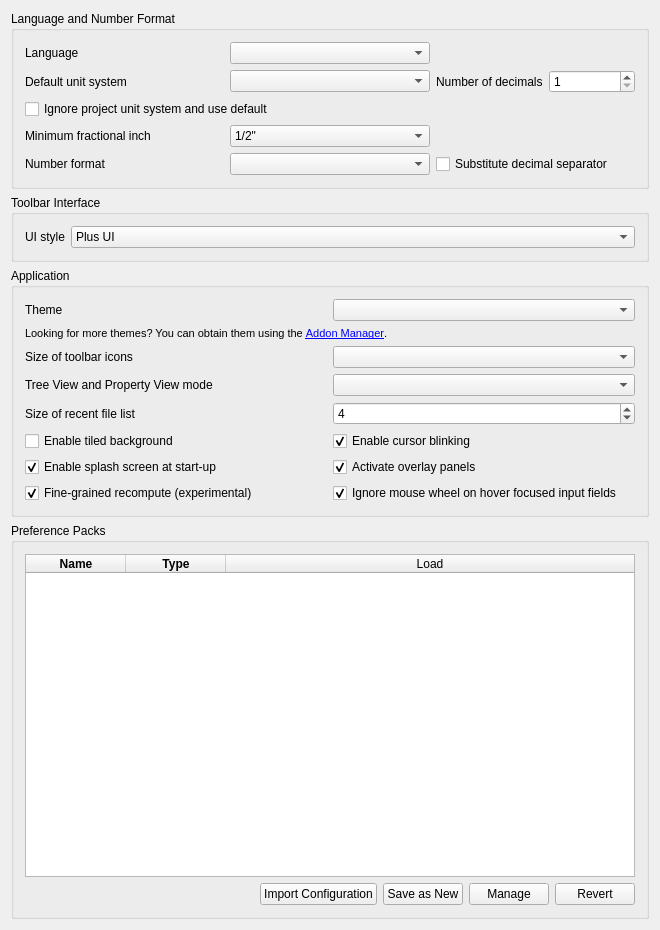
<?xml version="1.0" encoding="UTF-8"?>
<ui version="4.0">
 <class>Gui::Dialog::DlgSettingsGeneral</class>
 <widget class="QWidget" name="Gui::Dialog::DlgSettingsGeneral">
  <property name="geometry">
   <rect>
    <x>0</x>
    <y>0</y>
    <width>660</width>
    <height>930</height>
   </rect>
  </property>
  <property name="windowTitle">
   <string>General</string>
  </property>
   <layout class="QVBoxLayout" name="verticalLayout">
    <item>
     <widget class="QGroupBox" name="GroupBox7">
      <property name="title">
       <string>Language and Number Format</string>
      </property>
      <layout class="QGridLayout">
       <property name="leftMargin">
        <number>11</number>
       </property>
       <property name="topMargin">
        <number>11</number>
       </property>
       <property name="rightMargin">
        <number>11</number>
       </property>
       <property name="bottomMargin">
        <number>11</number>
       </property>
       <property name="spacing">
        <number>6</number>
       </property>
       <item row="0" column="0">
        <widget class="QLabel" name="TextLabel1_4">
         <property name="text">
          <string>Language</string>
         </property>
        </widget>
       </item>
       <item row="0" column="1">
        <widget class="QComboBox" name="Languages">
         <property name="toolTip">
          <string>Language of the application's user interface</string>
         </property>
        </widget>
       </item>
       <item row="1" column="0">
        <widget class="QLabel" name="unitSystemLabel">
         <property name="text">
          <string>Default unit system</string>
         </property>
        </widget>
       </item>
       <item row="1" column="1">
        <widget class="QComboBox" name="comboBox_UnitSystem">
         <property name="toolTip">
          <string>Unit system for all parts of the application. Can be overridden by specifying a document unit system.</string>
         </property>
        </widget>
       </item>
       <item row="1" column="2">
        <layout class="QHBoxLayout" name="horizontalLayout_3">
         <item>
          <widget class="QLabel" name="decimalsLabel">
           <property name="text">
            <string>Number of decimals</string>
           </property>
          </widget>
         </item>
         <item>
          <widget class="QSpinBox" name="spinBoxDecimals">
           <property name="toolTip">
            <string>Number of decimals that should be shown for numbers and dimensions</string>
           </property>
           <property name="minimum">
            <number>1</number>
           </property>
           <property name="maximum">
            <number>12</number>
           </property>
          </widget>
         </item>
        </layout>
       </item>
       <item row="2" column="0" colspan="3">
        <widget class="QCheckBox" name="checkBox_projectUnitSystemIgnore">
          <property name="toolTip">
           <string>Ignores document unit systems</string>
          </property>
          <property name="text">
           <string>Ignore project unit system and use default</string>
          </property>
        </widget>
       </item>
       <item row="3" column="0">
        <widget class="QLabel" name="fractionalInchLabel">
         <property name="text">
          <string>Minimum fractional inch</string>
         </property>
        </widget>
       </item>
       <item row="3" column="1">
        <widget class="QComboBox" name="comboBox_FracInch">
         <property name="toolTip">
          <string>Minimum fractional inch to be displayed</string>
         </property>
         <item>
          <property name="text">
           <string notr="true">1/2"</string>
          </property>
         </item>
         <item>
          <property name="text">
           <string notr="true">1/4"</string>
          </property>
         </item>
         <item>
          <property name="text">
           <string notr="true">1/8"</string>
          </property>
         </item>
         <item>
          <property name="text">
           <string notr="true">1/16"</string>
          </property>
         </item>
         <item>
          <property name="text">
           <string notr="true">1/32"</string>
          </property>
         </item>
         <item>
          <property name="text">
           <string notr="true">1/64"</string>
          </property>
         </item>
         <item>
          <property name="text">
           <string notr="true">1/128"</string>
          </property>
         </item>
        </widget>
       </item>
       <item row="4" column="0">
        <widget class="QLabel" name="TextLabel1_5">
         <property name="text">
          <string>Number format</string>
         </property>
        </widget>
       </item>
       <item row="4" column="1">
        <widget class="Gui::PrefComboBox" name="UseLocaleFormatting">
         <property name="prefEntry" stdset="0">
          <cstring>UseLocaleFormatting</cstring>
         </property>
         <property name="prefPath" stdset="0">
          <cstring>General</cstring>
         </property>
        </widget>
       </item>
       <item row="4" column="2">
        <widget class="Gui::PrefCheckBox" name="SubstituteDecimal">
         <property name="toolTip">
          <string>Substitutes numerical keypad decimal separator with locale separator, except
in the Python console and the macro editor where a
dot/period will always be printed</string>
         </property>
         <property name="text">
          <string>Substitute decimal separator</string>
         </property>
         <property name="prefEntry" stdset="0">
          <cstring>SubstituteDecimalSeparator</cstring>
         </property>
         <property name="prefPath" stdset="0">
          <cstring>General</cstring>
         </property>
        </widget>
       </item>
      </layout>
     </widget>
    </item>
    <item>
     <widget class="QGroupBox" name="toolbarStyleGroup">
      <property name="title"><string>Toolbar Interface</string></property>
      <layout class="QFormLayout" name="toolbarStyleLayout">
       <item row="0" column="0">
        <widget class="QLabel" name="toolbarStyleLabel">
         <property name="text"><string>UI style</string></property>
         <property name="buddy"><cstring>toolbarUIStyle</cstring></property>
        </widget>
       </item>
       <item row="0" column="1">
        <widget class="QComboBox" name="toolbarUIStyle">
         <property name="toolTip"><string>Plus UI uses a ribbon with modes and grouped commands. Classic UI uses workbench toolbars.</string></property>
         <item><property name="text"><string>Plus UI</string></property></item>
         <item><property name="text"><string>Classic UI</string></property></item>
        </widget>
       </item>
      </layout>
     </widget>
    </item>
    <item>
     <widget class="QGroupBox" name="GroupBox3">
      <property name="title">
       <string>Application</string>
      </property>
      <layout class="QGridLayout">
       <property name="leftMargin">
        <number>11</number>
       </property>
       <property name="topMargin">
        <number>11</number>
       </property>
       <property name="rightMargin">
        <number>11</number>
       </property>
       <property name="bottomMargin">
        <number>11</number>
       </property>
       <property name="spacing">
        <number>6</number>
       </property>
       <item row="0" column="0">
        <widget class="QLabel" name="themesLabel">
         <property name="text">
          <string>Theme</string>
         </property>
        </widget>
       </item>
       <item row="0" column="1">
        <widget class="QComboBox" name="themesCombobox">
         <property name="toolTip">
          <string>Customize the appearance of the user interface</string>
         </property>
        </widget>
       </item>
       <item row="1" column="0" colspan="2">
        <widget class="QLabel" name="moreThemesLabel">
         <property name="font">
          <font>
           <pointsize>8</pointsize>
          </font>
         </property>
         <property name="text">
          <string>Looking for more themes? You can obtain them using the &lt;a href=&quot;freecad:Std_AddonMgr&quot;&gt;Addon Manager&lt;/a&gt;.</string>
         </property>
         <property name="textFormat">
          <enum>Qt::RichText</enum>
         </property>
        </widget>
       </item>
       <item row="2" column="0">
        <widget class="QLabel" name="iconSizeLabel">
         <property name="text">
          <string>Size of toolbar icons</string>
         </property>
        </widget>
       </item>
       <item row="2" column="1">
        <widget class="QComboBox" name="toolbarIconSize">
         <property name="toolTip">
          <string>Icon size in the toolbar</string>
         </property>
        </widget>
       </item>
       <item row="3" column="0">
        <widget class="QLabel" name="treeModeLabel">
         <property name="text">
          <string>Tree View and Property View mode</string>
         </property>
        </widget>
       </item>
       <item row="3" column="1">
        <widget class="QComboBox" name="treeMode">
         <property name="toolTip">
          <string>Customize how the tree view is shown in the panel (restart required).

'Combined': combine tree and property view into one panel.
'Independent': split tree and property view into separate panels.</string>
         </property>
        </widget>
       </item>
       <item row="4" column="0">
        <widget class="QLabel" name="recentFileListLabel">
         <property name="text">
          <string>Size of recent file list</string>
         </property>
        </widget>
       </item>
       <item row="4" column="1">
        <widget class="Gui::PrefSpinBox" name="RecentFiles">
         <property name="toolTip">
          <string>How many files should be listed in recent files list</string>
         </property>
         <property name="value">
          <number>4</number>
         </property>
         <property name="prefEntry" stdset="0">
          <cstring>RecentFiles</cstring>
         </property>
         <property name="prefPath" stdset="0">
          <cstring>RecentFiles</cstring>
         </property>
        </widget>
       </item>
       <item row="5" column="0">
        <widget class="QCheckBox" name="tiledBackground">
         <property name="toolTip">
          <string>Background of the main window (when no document is opened) will consist of tiles of an image.</string>
         </property>
         <property name="text">
          <string>Enable tiled background</string>
         </property>
        </widget>
       </item>
       <item row="5" column="1">
        <widget class="Gui::PrefCheckBox" name="EnableCursorBlinking">
         <property name="toolTip">
          <string>The text cursor will be blinking</string>
         </property>
         <property name="text">
          <string>Enable cursor blinking</string>
         </property>
         <property name="checked">
          <bool>true</bool>
         </property>
         <property name="prefEntry" stdset="0">
          <cstring>EnableCursorBlinking</cstring>
         </property>
         <property name="prefPath" stdset="0">
          <cstring>General</cstring>
         </property>
        </widget>
       </item>
       <item row="6" column="0">
        <widget class="Gui::PrefCheckBox" name="SplashScreen">
         <property name="toolTip">
          <string>A splash screen is a small loading window that is shown
when FreeCAD is launching. If this option is checked, FreeCAD will
display the splash screen.</string>
         </property>
         <property name="text">
          <string>Enable splash screen at start-up</string>
         </property>
         <property name="checked">
          <bool>true</bool>
         </property>
         <property name="prefEntry" stdset="0">
          <cstring>ShowSplasher</cstring>
         </property>
         <property name="prefPath" stdset="0">
          <cstring>General</cstring>
         </property>
        </widget>
       </item>
       <item row="6" column="1">
        <widget class="Gui::PrefCheckBox" name="ActivateOverlay">
         <property name="toolTip">
          <string>Activate overlay handling of docked panels</string>
         </property>
         <property name="text">
          <string>Activate overlay panels</string>
         </property>
         <property name="checked">
          <bool>true</bool>
         </property>
         <property name="prefEntry" stdset="0">
          <cstring>ActivateOverlay</cstring>
         </property>
         <property name="prefPath" stdset="0">
          <cstring>DockWindows</cstring>
         </property>
        </widget>
       </item>
       <item row="7" column="1">
        <widget class="Gui::PrefCheckBox" name="ComboBoxWheelEventFilter">
         <property name="toolTip">
          <string>Prevent the mouse wheel from changing the value of combo boxes,
and spin boxes with hover focus</string>
         </property>
         <property name="text">
          <string>Ignore mouse wheel on hover focused input fields</string>
         </property>
         <property name="checked">
          <bool>true</bool>
         </property>
         <property name="prefEntry" stdset="0">
          <cstring>ComboBoxWheelEventFilter</cstring>
         </property>
         <property name="prefPath" stdset="0">
          <cstring>General</cstring>
         </property>
        </widget>
       </item>
       <item row="7" column="0">
        <widget class="Gui::PrefCheckBox" name="FineGrainedRecompute">
         <property name="toolTip">
          <string>Activate fine-grained recomputation of documents</string>
         </property>
         <property name="text">
          <string>Fine-grained recompute (experimental)</string>
         </property>
         <property name="checked">
          <bool>true</bool>
         </property>
         <property name="prefEntry" stdset="0">
          <cstring>FineGrainedRecompute</cstring>
         </property>
         <property name="prefPath" stdset="0">
          <cstring>General</cstring>
         </property>
        </widget>
       </item>
      </layout>
     </widget>
    </item>
    <item>
     <widget class="QGroupBox" name="groupBox">
      <property name="title">
       <string>Preference Packs</string>
      </property>
      <layout class="QHBoxLayout" name="horizontalLayout">
       <item>
        <layout class="QVBoxLayout" name="verticalLayout_3">
         <item>
          <widget class="QTableWidget" name="PreferencePacks">
           <property name="horizontalScrollBarPolicy">
            <enum>Qt::ScrollBarAlwaysOff</enum>
           </property>
           <property name="sizeAdjustPolicy">
            <enum>QAbstractScrollArea::AdjustToContents</enum>
           </property>
           <property name="editTriggers">
            <set>QAbstractItemView::NoEditTriggers</set>
           </property>
           <property name="showDropIndicator" stdset="0">
            <bool>false</bool>
           </property>
           <property name="dragDropOverwriteMode">
            <bool>false</bool>
           </property>
           <property name="selectionMode">
            <enum>QAbstractItemView::NoSelection</enum>
           </property>
           <property name="selectionBehavior">
            <enum>QAbstractItemView::SelectRows</enum>
           </property>
           <property name="showGrid">
            <bool>false</bool>
           </property>
           <property name="sortingEnabled">
            <bool>true</bool>
           </property>
           <property name="wordWrap">
            <bool>false</bool>
           </property>
           <property name="cornerButtonEnabled">
            <bool>false</bool>
           </property>
           <attribute name="horizontalHeaderVisible">
            <bool>true</bool>
           </attribute>
           <attribute name="horizontalHeaderCascadingSectionResizes">
            <bool>true</bool>
           </attribute>
           <attribute name="horizontalHeaderMinimumSectionSize">
            <number>30</number>
           </attribute>
           <attribute name="horizontalHeaderDefaultSectionSize">
            <number>100</number>
           </attribute>
           <attribute name="horizontalHeaderStretchLastSection">
            <bool>true</bool>
           </attribute>
           <attribute name="verticalHeaderVisible">
            <bool>false</bool>
           </attribute>
           <attribute name="verticalHeaderMinimumSectionSize">
            <number>16</number>
           </attribute>
           <attribute name="verticalHeaderDefaultSectionSize">
            <number>24</number>
           </attribute>
           <column>
            <property name="text">
             <string>Name</string>
            </property>
            <property name="font">
             <font>
              <weight>75</weight>
              <bold>true</bold>
             </font>
            </property>
           </column>
           <column>
            <property name="text">
             <string>Type</string>
            </property>
            <property name="font">
             <font>
              <weight>75</weight>
              <bold>true</bold>
             </font>
            </property>
           </column>
           <column>
            <property name="text">
             <string>Load</string>
            </property>
           </column>
          </widget>
         </item>
         <item>
          <layout class="QHBoxLayout" name="horizontalLayout_2">
           <item>
            <spacer name="horizontalSpacer">
             <property name="orientation">
              <enum>Qt::Horizontal</enum>
             </property>
             <property name="sizeHint" stdset="0">
              <size>
               <width>40</width>
               <height>20</height>
              </size>
             </property>
            </spacer>
           </item>
           <item>
            <widget class="QPushButton" name="ImportConfig">
             <property name="text">
              <string>Import Configuration</string>
             </property>
            </widget>
           </item>
           <item>
            <widget class="QPushButton" name="SaveNewPreferencePack">
             <property name="text">
              <string>Save as New</string>
             </property>
            </widget>
           </item>
           <item>
            <widget class="QPushButton" name="ManagePreferencePacks">
             <property name="sizePolicy">
              <sizepolicy hsizetype="Fixed" vsizetype="Fixed">
               <horstretch>0</horstretch>
               <verstretch>0</verstretch>
              </sizepolicy>
             </property>
             <property name="text">
              <string>Manage</string>
             </property>
            </widget>
           </item>
           <item>
            <widget class="QPushButton" name="RevertToSavedConfig">
             <property name="text">
              <string>Revert</string>
             </property>
            </widget>
           </item>
          </layout>
         </item>
        </layout>
       </item>
      </layout>
     </widget>
    </item>
  </layout>
 </widget>
 <layoutdefault spacing="6" margin="11"/>
 <customwidgets>
  <customwidget>
   <class>Gui::PrefSpinBox</class>
   <extends>QSpinBox</extends>
   <header>Gui/PrefWidgets.h</header>
  </customwidget>
  <customwidget>
   <class>Gui::PrefCheckBox</class>
   <extends>QCheckBox</extends>
   <header>Gui/PrefWidgets.h</header>
  </customwidget>
  <customwidget>
   <class>Gui::PrefComboBox</class>
   <extends>QComboBox</extends>
   <header>Gui/PrefWidgets.h</header>
  </customwidget>
 </customwidgets>
 <tabstops>
  <tabstop>Languages</tabstop>
  <tabstop>RecentFiles</tabstop>
  <tabstop>EnableCursorBlinking</tabstop>
  <tabstop>SplashScreen</tabstop>
 </tabstops>
 <resources/>
 <connections/>
</ui>
